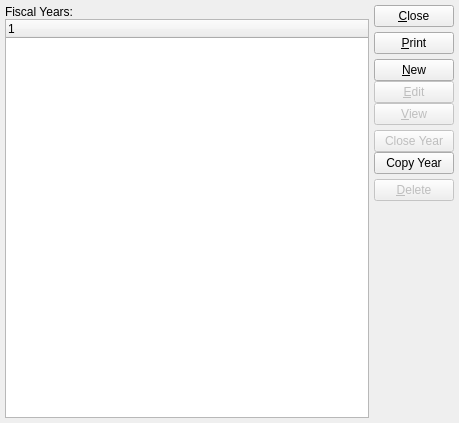
<?xml version="1.0" encoding="UTF-8"?>
<ui version="4.0">
 <comment>This file is part of the xTuple ERP: PostBooks Edition, a free and
open source Enterprise Resource Planning software suite,
Copyright (c) 1999-2018 by OpenMFG LLC, d/b/a xTuple.
It is licensed to you under the Common Public Attribution License
version 1.0, the full text of which (including xTuple-specific Exhibits)
is available at www.xtuple.com/CPAL.  By using this software, you agree
to be bound by its terms.</comment>
 <class>accountingYearPeriods</class>
 <widget class="QWidget" name="accountingYearPeriods">
  <property name="geometry">
   <rect>
    <x>0</x>
    <y>0</y>
    <width>459</width>
    <height>423</height>
   </rect>
  </property>
  <property name="windowTitle">
   <string>List Fiscal Years</string>
  </property>
  <layout class="QHBoxLayout">
   <item>
    <layout class="QVBoxLayout">
     <property name="spacing">
      <number>0</number>
     </property>
     <property name="margin">
      <number>0</number>
     </property>
     <item>
      <widget class="QLabel" name="_periodLit">
       <property name="text">
        <string>Fiscal Years:</string>
       </property>
      </widget>
     </item>
     <item>
      <widget class="XTreeWidget" name="_period"/>
     </item>
    </layout>
   </item>
   <item>
    <layout class="QVBoxLayout">
     <property name="spacing">
      <number>0</number>
     </property>
     <property name="margin">
      <number>0</number>
     </property>
     <item>
      <layout class="QVBoxLayout">
       <property name="spacing">
        <number>5</number>
       </property>
       <property name="margin">
        <number>0</number>
       </property>
       <item>
        <widget class="QPushButton" name="_close">
         <property name="text">
          <string>&amp;Close</string>
         </property>
        </widget>
       </item>
       <item>
        <widget class="QPushButton" name="_print">
         <property name="text">
          <string>&amp;Print</string>
         </property>
        </widget>
       </item>
       <item>
        <layout class="QVBoxLayout">
         <property name="spacing">
          <number>0</number>
         </property>
         <property name="margin">
          <number>0</number>
         </property>
         <item>
          <widget class="QPushButton" name="_new">
           <property name="enabled">
            <bool>true</bool>
           </property>
           <property name="text">
            <string>&amp;New</string>
           </property>
          </widget>
         </item>
         <item>
          <widget class="QPushButton" name="_edit">
           <property name="enabled">
            <bool>false</bool>
           </property>
           <property name="text">
            <string>&amp;Edit</string>
           </property>
          </widget>
         </item>
         <item>
          <widget class="QPushButton" name="_view">
           <property name="enabled">
            <bool>false</bool>
           </property>
           <property name="text">
            <string>&amp;View</string>
           </property>
          </widget>
         </item>
        </layout>
       </item>
       <item>
        <layout class="QVBoxLayout">
         <property name="spacing">
          <number>0</number>
         </property>
         <property name="margin">
          <number>0</number>
         </property>
         <item>
          <widget class="QPushButton" name="_closePeriod">
           <property name="enabled">
            <bool>false</bool>
           </property>
           <property name="text">
            <string>Close Year</string>
           </property>
          </widget>
         </item>
         <item>
          <widget class="QPushButton" name="_copyPeriod">
           <property name="enabled">
            <bool>true</bool>
           </property>
           <property name="text">
            <string>Copy Year</string>
           </property>
          </widget>
         </item>
        </layout>
       </item>
       <item>
        <widget class="QPushButton" name="_delete">
         <property name="enabled">
          <bool>false</bool>
         </property>
         <property name="text">
          <string>&amp;Delete</string>
         </property>
        </widget>
       </item>
      </layout>
     </item>
     <item>
      <spacer>
       <property name="orientation">
        <enum>Qt::Vertical</enum>
       </property>
       <property name="sizeType">
        <enum>QSizePolicy::Expanding</enum>
       </property>
       <property name="sizeHint" stdset="0">
        <size>
         <width>20</width>
         <height>181</height>
        </size>
       </property>
      </spacer>
     </item>
    </layout>
   </item>
  </layout>
 </widget>
 <layoutdefault spacing="5" margin="5"/>
 <customwidgets>
  <customwidget>
   <class>XTreeWidget</class>
   <extends>QTreeWidget</extends>
   <header>xtreewidget.h</header>
   <container>1</container>
  </customwidget>
 </customwidgets>
 <tabstops>
  <tabstop>_period</tabstop>
  <tabstop>_new</tabstop>
  <tabstop>_edit</tabstop>
  <tabstop>_view</tabstop>
  <tabstop>_closePeriod</tabstop>
  <tabstop>_delete</tabstop>
  <tabstop>_print</tabstop>
  <tabstop>_close</tabstop>
 </tabstops>
 <resources/>
 <connections>
  <connection>
   <sender>_close</sender>
   <signal>clicked()</signal>
   <receiver>accountingYearPeriods</receiver>
   <slot>close()</slot>
   <hints>
    <hint type="sourcelabel">
     <x>20</x>
     <y>20</y>
    </hint>
    <hint type="destinationlabel">
     <x>20</x>
     <y>20</y>
    </hint>
   </hints>
  </connection>
  <connection>
   <sender>_period</sender>
   <signal>valid(bool)</signal>
   <receiver>_view</receiver>
   <slot>setEnabled(bool)</slot>
   <hints>
    <hint type="sourcelabel">
     <x>20</x>
     <y>20</y>
    </hint>
    <hint type="destinationlabel">
     <x>20</x>
     <y>20</y>
    </hint>
   </hints>
  </connection>
  <connection>
   <sender>_period</sender>
   <signal>valid(bool)</signal>
   <receiver>_closePeriod</receiver>
   <slot>setEnabled(bool)</slot>
   <hints>
    <hint type="sourcelabel">
     <x>170</x>
     <y>219</y>
    </hint>
    <hint type="destinationlabel">
     <x>398</x>
     <y>200</y>
    </hint>
   </hints>
  </connection>
 </connections>
</ui>
